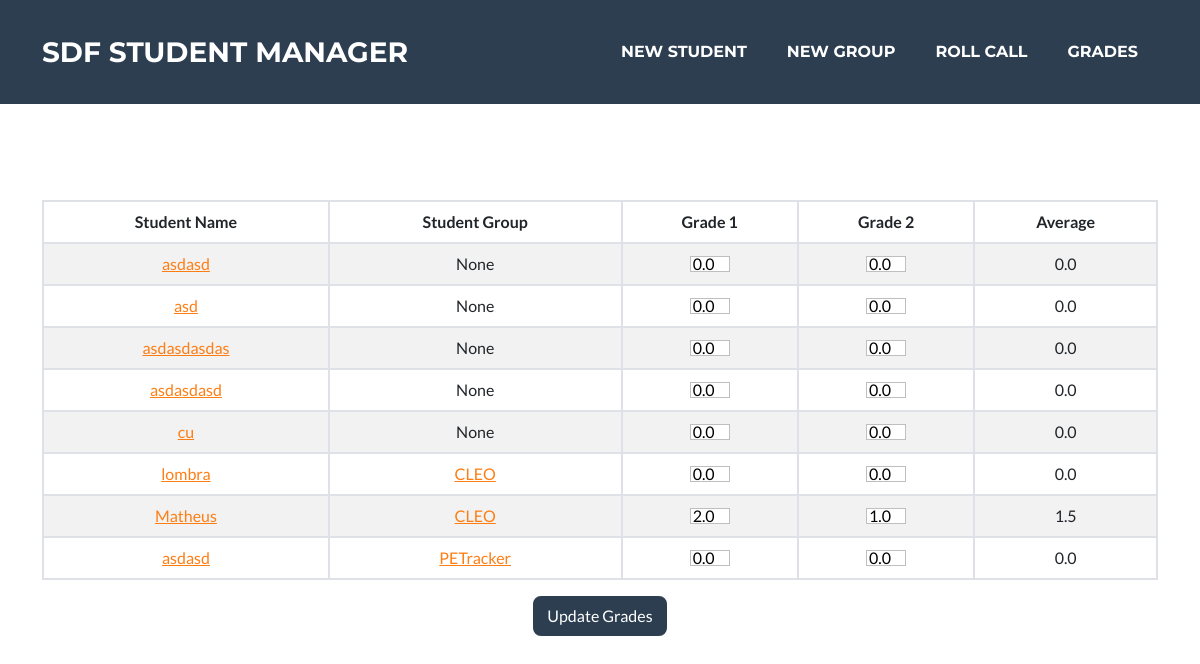
The app's page /grades/, older data.
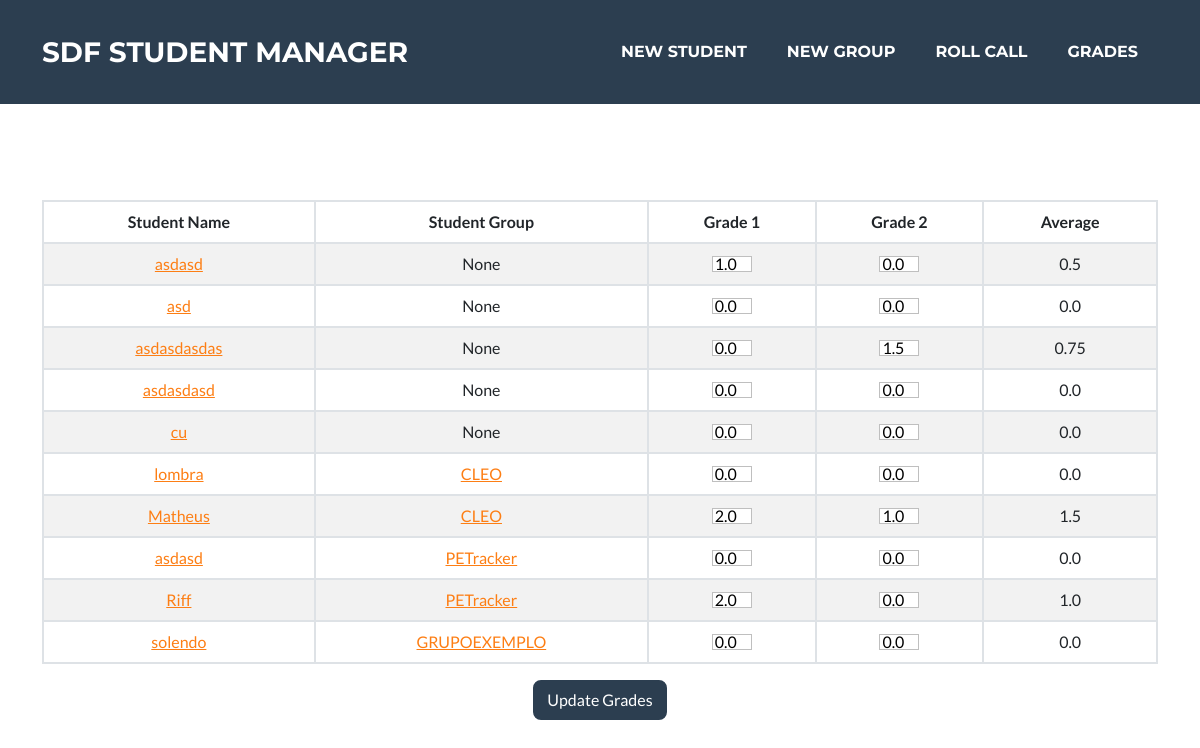
The same page, newer data.
### presence_count/models.py (models this page shows, shortened)
class Student(models.Model):
    name = models.CharField(max_length=100)
    email = models.EmailField(max_length=100)
    grade_1 = models.FloatField(default=0)
    grade_2 = models.FloatField(default=0)
    grade_avg = models.FloatField(default=0)
    presences = models.IntegerField(default=0)
    group = models.ForeignKey(Group, on_delete=models.PROTECT, default=None, null=True, blank=True)

class Group(models.Model):
    name = models.CharField(max_length=100)
    tracking = models.URLField(blank=True)
    repo = models.URLField(blank=True)
    prototype = models.URLField(blank=True)
    description = models.TextField(max_length=512, blank=True)
    def __str__(self):
        return self.name

### presence_count/views.py (the view, shortened to what this page needs)
# urls.py: path('grades/', views.grades_manager, name='grades_manager'),
def grades_manager(request):
    student_list = Student.objects.all().order_by('group_id')
    return render(request, 'update_grades.html', {'student_list': student_list})

### presence_count/templates/update_grades.html (shortened to what this page needs)
{% extends 'base.html' %}
{% block body %}
<header class="masthead text-center">
    <div class="container d-flex flex-column">
        <form action="" method="POST">
            <table class="table table-striped table-hover table-bordered">
                <thead>
                    <tr>
                        <th scope="col">Student Name</th>
                        <th scope="col">Student Group</th>
                        <th scope="col">Grade 1</th>
                        <th scope="col">Grade 2</th>
                        <th scope="col">Average</th>
                    </tr>
                </thead>
                <tbody>
                    {% for student in student_list %}
                    <tr>
                        <td><a href="{% url 'presence_count:view_student' student.id %}">{{student.name}}</a></td>
                        {% if student.group_id %}
                            <td><a href="{% url 'presence_count:view_group' student.group_id %}">{{student.group}}</a></td>
                        {% else %}
                            <td>{{student.group}}</td>
                        {% endif %}
                        <td>
                            <div class="grade1-update">
                                <input class="form-check-input grade" style='width: 2.5em' input="number" step="0.1"
                                    value={{student.grade_1}} name="grade1">
                            </div>
                        </td>
                        <td>
                            <div class="grade2-update">
                                <input class="form-check-input grade" style='width: 2.5em' input="number" step="0.1"
                                    value={{student.grade_2}} name="grade2">
                            </div>
                        </td>
                        <td>{{student.grade_avg}}</td>
                    </tr>
                    {% endfor %}
                </tbody>
            </table>
            <button class="btn btn-secondary" type="submit">Update Grades</button>
        </form>
    </div>
</header>
{% endblock %}

### presence_count/templates/base.html (shortened to what this page needs)
{% load static %}
<!DOCTYPE html>
<html lang="en">
<head>
    {% include 'snippets/head.html' %}
</head>
<body id="page-top">
    {% include 'snippets/navbar.html' %}
    {% block body %}
    {% endblock %}
</body>
</html>

### presence_count/templates/snippets/head.html (shortened to what this page needs)
{% load static %}
<link href="{% static 'css/styles.css' %}" rel="stylesheet" />

### presence_count/templates/snippets/navbar.html (shortened to what this page needs)
{% load static %}
<nav class="navbar navbar-expand-lg bg-secondary text-uppercase fixed-top" id="mainNav">
    <div class="container">
        <a class="navbar-brand" href="{% url 'presence_count:home' %}">SDF Student Manager</a>
        <div class="collapse navbar-collapse" id="navbarResponsive">
            <ul class="navbar-nav ms-auto">
                <li class="nav-item mx-0 mx-lg-1"><a class="nav-link py-3 px-0 px-lg-3 rounded" href="{% url 'presence_count:register_student' %}">New student</a></li>
                <li class="nav-item mx-0 mx-lg-1"><a class="nav-link py-3 px-0 px-lg-3 rounded" href="{% url 'presence_count:register_group' %}">New group</a></li>
                <li class="nav-item mx-0 mx-lg-1"><a class="nav-link py-3 px-0 px-lg-3 rounded" href="{% url 'presence_count:roll_call' %}">Roll Call</a></li>
                <li class="nav-item mx-0 mx-lg-1"><a class="nav-link py-3 px-0 px-lg-3 rounded" href="{% url 'presence_count:grades_manager' %}">Grades</a></li>
            </ul>
        </div>
    </div>
</nav>

Row changes from the older to the newer data that the page shows:
changed Student (number 1 of 10 on the later page): grade1 "0.0" → "1.0"; grade_avg "0.0" → "0.5"
changed Student "asdasdasdas": grade2 "0.0" → "1.5"; grade_avg "0.0" → "0.75"
added Student: name "Riff", group "PETracker", grade1 "2.0", grade2 "0.0", grade_avg "1.0"
added Student: name "solendo", group "GRUPOEXEMPLO", grade1 "0.0", grade2 "0.0", grade_avg "0.0"
